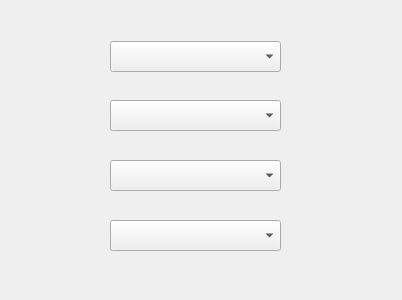
<?xml version="1.0" encoding="UTF-8"?>
<ui version="4.0">
 <class>MainDlg</class>
 <widget class="QDialog" name="MainDlg">
  <property name="geometry">
   <rect>
    <x>0</x>
    <y>0</y>
    <width>402</width>
    <height>300</height>
   </rect>
  </property>
  <property name="windowTitle">
   <string>MainDlg</string>
  </property>
  <widget class="QComboBox" name="comboBoxColor">
   <property name="geometry">
    <rect>
     <x>110</x>
     <y>41</y>
     <width>171</width>
     <height>31</height>
    </rect>
   </property>
  </widget>
  <widget class="QComboBox" name="comboBoxDB">
   <property name="geometry">
    <rect>
     <x>110</x>
     <y>100</y>
     <width>171</width>
     <height>31</height>
    </rect>
   </property>
  </widget>
  <widget class="QComboBox" name="comboBox_3">
   <property name="geometry">
    <rect>
     <x>110</x>
     <y>160</y>
     <width>171</width>
     <height>31</height>
    </rect>
   </property>
  </widget>
  <widget class="QComboBox" name="comboBox_4">
   <property name="geometry">
    <rect>
     <x>110</x>
     <y>220</y>
     <width>171</width>
     <height>31</height>
    </rect>
   </property>
  </widget>
 </widget>
 <layoutdefault spacing="6" margin="11"/>
 <resources/>
 <connections/>
</ui>
